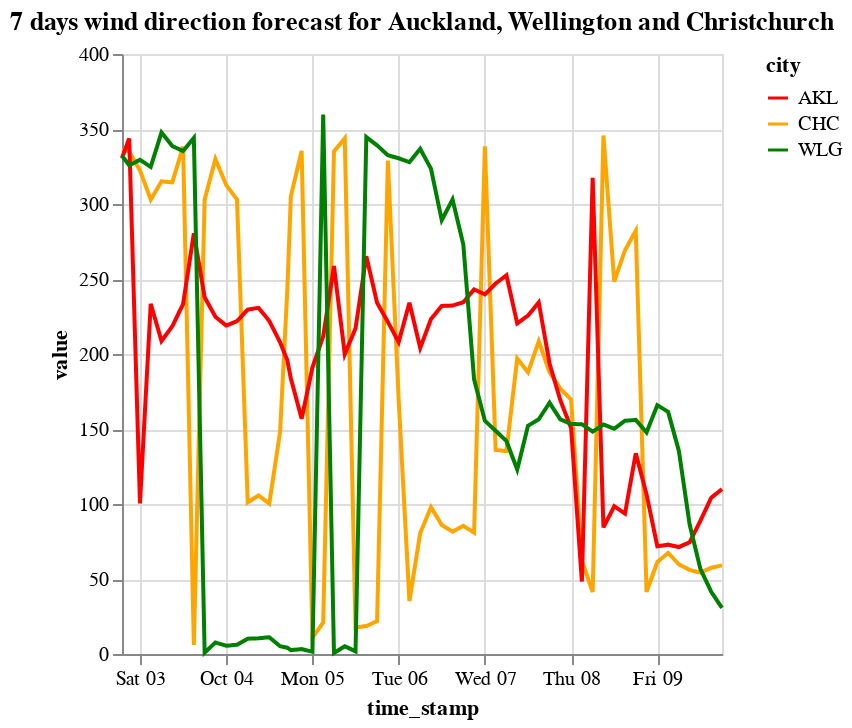

Notebook code for this chart:
### Code cell
# plot wind direction for all three cities
wind_direct_plot = data_long |>
    @filter(_.measure == "wind_direct") |>
    DataFrame
wind_direct_plot = by(DataFrame(wind_direct_plot), [:time_stamp, :city]) do group
    DataFrame(value = mean(group[!, :value]))
end
wind_direct_plot |>
    @vlplot(:line, x=:time_stamp, y=:value, color={
    :city, scale={range=[:red, :orange, :green]}},
    title="7 days wind direction forecast for Auckland, Wellington and Christchurch")

### Figure 1 — Vega-Lite specification as saved in the notebook (floating-point values rounded to 4 significant figures; data arrays with more than 128 entries replaced by an {"elided": "..."} marker saying what was removed)
{"data": {"values": {"elided": "504 records"}}, "encoding": {"color": {"field": "city", "scale": {"range": ["red", "orange", "green"]}}, "x": {"field": "time_stamp", "type": "temporal"}, "y": {"field": "value", "type": "quantitative"}}, "mark": "line", "title": "7 days wind direction forecast for Auckland, Wellington and Christchurch"}
